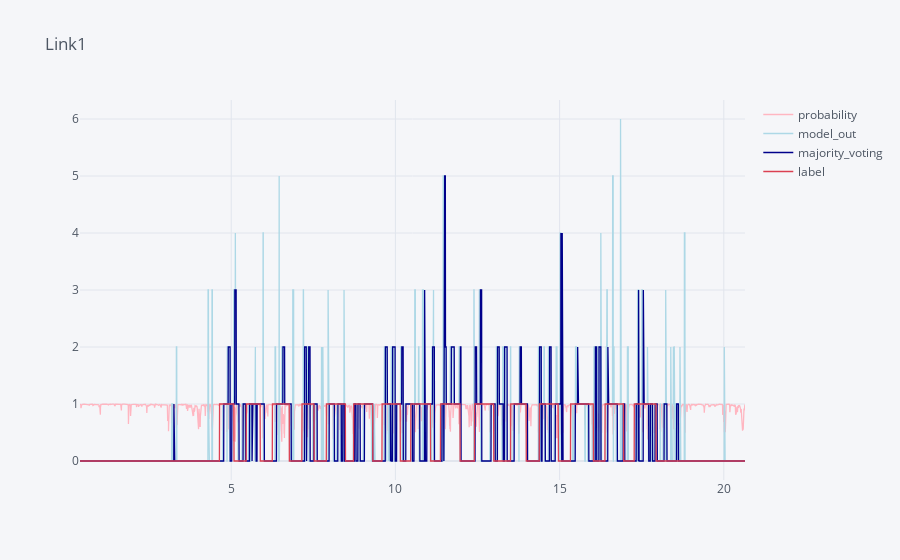

Notebook cell for this chart:
### Markdown cell above
# Testing

### Code cell
# Load data and create training and testing sets
import plotly.express as px
import chart_studio.plotly as py
import plotly.graph_objs as go
from plotly.offline import iplot, init_notebook_mode
# Using plotly + cufflinks in offline mode
import cufflinks
cufflinks.go_offline(connected=True)
init_notebook_mode(connected=True)
from collections import Counter

def majority_voting_last_n(model_out, n):
    """
    Apply majority voting for each step considering the last `n` items.

    Args:
        model_out (pd.Series): Predicted classes for each step.
        n (int): Number of previous items (including the current one) to consider for voting.

    Returns:
        pd.Series: Smoothed predictions based on majority voting.
    """
    smoothed_predictions = model_out.copy()  # Copy to retain index
    for i in range(n, len(model_out), 1):
        # Define the window
        start_idx = i - n 
        end_idx = i  # Include the current item
        window = model_out.iloc[start_idx:end_idx]
        
        # Perform majority voting
        most_common = Counter(window).most_common(1)[0][0]
        smoothed_predictions.iloc[i-1] = most_common
    
    return smoothed_predictions


data_path = os.getcwd().replace('AIModels','') +'/dataset/franka_mindlab/labeled_data/'
#data_path = os.getcwd().replace('AIModels','') +'/dataset/ur5/labeled_data/'
#data_path = os.getcwd().replace('AIModels','') +'/dataset/franka_main/labeled_data/'

#dict_label = dict_label = {'link7': 6, 'link6':5, 'link5':4, 'link4':3, 'link3':2, 'link2':1, 'link1':0}
dict_label = dict_label = {'link7': 7, 'link6':6, 'link5':5, 'link4':4, 'link3':3, 'link2':2, 'link1':1, 'no_contact': 0}
dof = 7

training_datasets = LoadDatasets(data_path, dict_label)
train_datasetloader = DataLoader(training_datasets, batch_size=1, shuffle=False)

# Initialize counters
total_samples_counter = 0
train_samples_counter = 0
master_dataset = []

n = 14 # Window size

model = models_da[1].eval()

# Iterate through the dataset
for trial_dataset_path, label in train_datasetloader:

    #if '9' in trial_dataset_path[0]:#and 'link4' in trial_dataset_path[0]:

        # Load the dataset for the trial
        data = LoadSeqDataset(file_path=trial_dataset_path[0], label=label[0], selected_features=selected_features[0:dof], seq_num=seq_num, gap=1)

        # Initialize df if not already done
        df = pd.DataFrame(columns=["time","label", "model_out", "probability", "majority_voting"])

        test_loader = DataLoader(data, batch_size=len(data), shuffle=False)

        # Iterate through the DataLoader
        for batch_idx, (seqs, labels) in enumerate(test_loader):
            # seqs: entire dataset's batch of sequences
            # labels: the corresponding labels for the sequences
            
            # Move sequences to device and ensure they are in the correct format
            seqs = seqs.float().to(device)  # Assuming sequences need to be in float and on the device
            
            # Perform the prediction in one go
            with torch.no_grad():
                predictions, probabilities = model.prediction(seqs)

            # Convert the tensors to numpy arrays or lists for faster assignment
            df['time'] = data.data.time[seq_num-1:-1]
            df['label'] = labels.cpu().numpy()  # If needed, move to CPU
            df['model_out'] = predictions.cpu().detach().numpy()  # Convert predictions to numpy
            df['probability'] = probabilities.cpu().detach().numpy()  # Convert probabilities to numpy
            df['majority_voting']= majority_voting_last_n(df['model_out'], n)

        # Plotting using Plotly (iplot)
        df.iplot(x = ['time'],y = ['probability','model_out','majority_voting', 'label'],colors=['lightpink', 'lightblue', 'darkblue','red'], title='Link' + str(labels.max().item()))
        break

### Figure 1 — Plotly figure (JSON) as saved in the notebook; plotly's stock layout.template omitted (floating-point values rounded to 4 significant figures; data arrays with more than 128 entries replaced by an {"elided": "..."} marker saying what was removed)
{"data": [{"line": {"color": "rgba(255, 182, 193, 1.0)", "dash": "solid", "shape": "linear", "width": 1.3}, "mode": "lines", "name": "probability", "text": "", "type": "scatter", "x": {"elided": "4051 float values"}, "y": {"elided": "4051 float values"}}, {"line": {"color": "rgba(173, 216, 230, 1.0)", "dash": "solid", "shape": "linear", "width": 1.3}, "mode": "lines", "name": "model_out", "text": "", "type": "scatter", "x": {"elided": "4051 float values"}, "y": {"elided": "4051 int values"}}, {"line": {"color": "rgba(0, 0, 139, 1.0)", "dash": "solid", "shape": "linear", "width": 1.3}, "mode": "lines", "name": "majority_voting", "text": "", "type": "scatter", "x": {"elided": "4051 float values"}, "y": {"elided": "4051 int values"}}, {"line": {"color": "rgba(219, 64, 82, 1.0)", "dash": "solid", "shape": "linear", "width": 1.3}, "mode": "lines", "name": "label", "text": "", "type": "scatter", "x": {"elided": "4051 float values"}, "y": {"elided": "4051 int values"}}], "layout": {"legend": {"bgcolor": "#F5F6F9", "font": {"color": "#4D5663"}}, "paper_bgcolor": "#F5F6F9", "plot_bgcolor": "#F5F6F9", "title": {"font": {"color": "#4D5663"}, "text": "Link1"}, "xaxis": {"gridcolor": "#E1E5ED", "showgrid": true, "tickfont": {"color": "#4D5663"}, "title": {"font": {"color": "#4D5663"}, "text": ""}, "zerolinecolor": "#E1E5ED"}, "yaxis": {"gridcolor": "#E1E5ED", "showgrid": true, "tickfont": {"color": "#4D5663"}, "title": {"font": {"color": "#4D5663"}, "text": ""}, "zerolinecolor": "#E1E5ED"}}}
